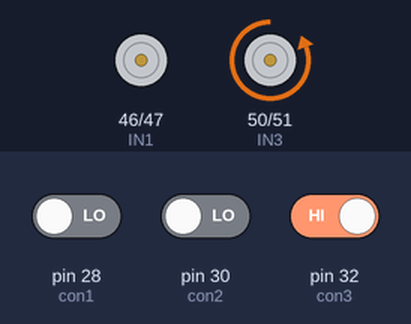
A sketch run on a simulated Arduino Mega 2560, built with avr-gcc and run on an emulated ATmega2560. On the bench: motor-driver pin pairs drawn as motors (green arrow = first pin HIGH = forward, orange = second pin HIGH = backward, longer = more drive, scaled by the enable pin). The test bench sets the inputs (shaded band); at power-on: pin 28 (con1) LOW, pin 32 (con3) HIGH, pin 30 (con2) LOW. What the sketch prints to the serial monitor is not drawn.

Above: at 1.2 s.
1.3 s: pin 28 (con1) driven HIGH
At 2.0 s:
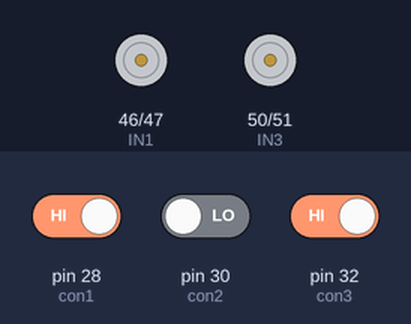
2.8 s: pin 32 (con3) driven LOW
At 3.1 s:
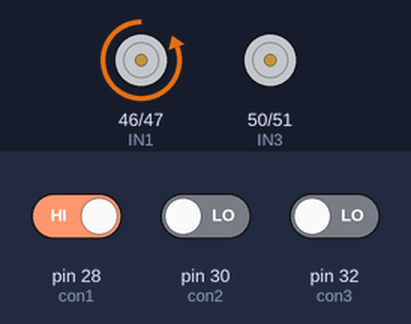
4.3 s: pin 30 (con2) driven HIGH
At 5.4 s:
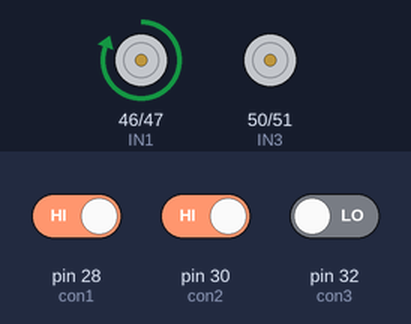
5.8 s: pin 28 (con1) driven LOW
At 6.6 s:
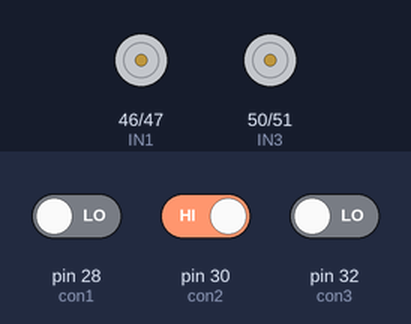
7.3 s: pin 32 (con3) driven HIGH
At 7.8 s:
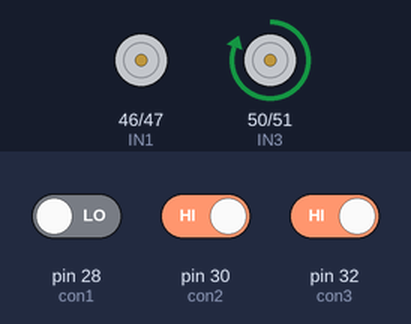
8.8 s: pin 30 (con2) driven LOW
At 10.2 s:
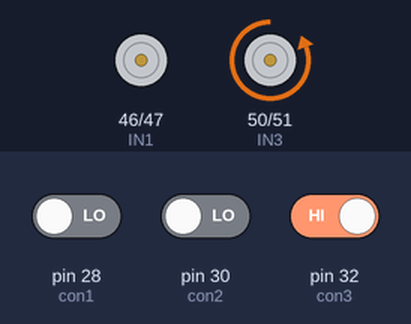
Timing chart, 0 to 11.3 s (numbered marks = the images above; inputs shaded):
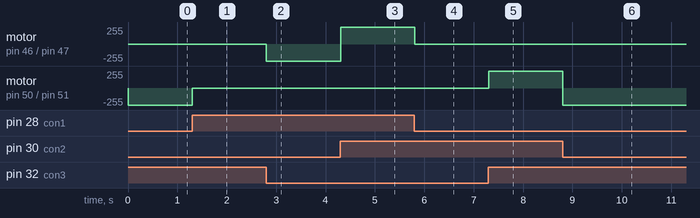

Measured:
- after the input at 1.3 s, motor on pin 50 (IN3) / pin 51 (IN4): backward 255/255 → stopped at once
- after the input at 2.8 s, motor on pin 46 (IN1) / pin 47 (IN2): stopped → backward 255/255 at once
- after the input at 4.3 s, motor on pin 46 (IN1) / pin 47 (IN2): backward 255/255 → forward 255/255 at once
- after the input at 5.8 s, motor on pin 46 (IN1) / pin 47 (IN2): forward 255/255 → stopped at once
- after the input at 7.3 s, motor on pin 50 (IN3) / pin 51 (IN4): stopped → forward 255/255 at once
- after the input at 8.8 s, motor on pin 50 (IN3) / pin 51 (IN4): forward 255/255 → backward 255/255 at once

The sketch:

new_robotic_arm.ino
```cpp
#include <Wire.h>


// Motor NO.1
int PWM_1 = 9;
int IN1 = 46; // choose
int IN2 = 47; // choose


// Motor NO.2
int PWM_2 = 10;
int IN3 = 50; // choose
int IN4 = 51; // choose


int con1 = 28; // ขา28
int con2 = 30; // ขา30
int con3 = 32; // ขา32

int a,b ; // for controlling the robotic arm


void setup() {
 // put your setup code here, to run once:
 // myservo.attach(servo);

  pinMode(IN1,OUTPUT);
  pinMode(IN2,OUTPUT);
  pinMode(PWM_1,OUTPUT);

  digitalWrite(IN1,LOW);
  digitalWrite(IN2,LOW);

  pinMode(IN3,OUTPUT);
  pinMode(IN4,OUTPUT);
  pinMode(PWM_2,OUTPUT);

  digitalWrite(IN3,LOW);
  digitalWrite(IN4,LOW);

  //Control Pin
  pinMode(con1,INPUT);
  pinMode(con2,INPUT);
  pinMode(con3,INPUT);

  Serial.begin(9600);

}

void loop() {
  digitalRead(con1);
  digitalRead(con2);
  digitalRead(con3);

  if(digitalRead(con1) == HIGH && digitalRead(con2)  == HIGH && digitalRead(con3) == LOW ) // <---
       {
        a = 1;
       }
  else if(digitalRead(con1)== HIGH && digitalRead(con2)  == LOW && digitalRead(con3) == LOW ) //--->
        {
          a = 2;
        }
  else if(digitalRead(con1)== LOW && digitalRead(con2)  == HIGH && digitalRead(con3) == HIGH) //down
        {
          a = 3;
        }
  else if(digitalRead(con1) == LOW && digitalRead(con2)  == LOW && digitalRead(con3) == HIGH)   //up
        {
          a = 4;
        }

  else if(digitalRead(con1)== LOW && digitalRead(con2)  == LOW && digitalRead(con3) == LOW)
        {
          a = 0;
        }
  else if(digitalRead(con1)== HIGH && digitalRead(con2)  == HIGH && digitalRead(con3) == HIGH)
        {
          a = 0;
        }
  else if(digitalRead(con1) == LOW && digitalRead(con2)  == HIGH && digitalRead(con3) == LOW)
        {
          a = 0;
        }
  else if(digitalRead(con1) == HIGH && digitalRead(con2)  == LOW && digitalRead(con3) == HIGH)
        {
          a = 0;
        }
  else
  {
    a = b;
  }
  Serial.println(a);
  //delay(500);
  switch(a)
  {
    case 1:
     digitalWrite(IN1,HIGH);
     digitalWrite(IN2,LOW);
     analogWrite(PWM_1,255);
     b = 1;
     break;
    case 2:
     digitalWrite(IN1,LOW);
     digitalWrite(IN2,HIGH);
     analogWrite(PWM_1,255);
     b = 2;
     break;
    case 3:
     digitalWrite(IN3,HIGH);
     digitalWrite(IN4,LOW);
     analogWrite(PWM_2,255);
     b = 3;
     break;
    case 4:
     digitalWrite(IN3,LOW);
     digitalWrite(IN4,HIGH);
     analogWrite(PWM_2,255);
     b = 4;
     break;
    default:
     digitalWrite(IN1,LOW);
     digitalWrite(IN2,LOW);
     digitalWrite(IN3,LOW);
     digitalWrite(IN4,LOW);

     b = 0;
     break;
  }

}
```
